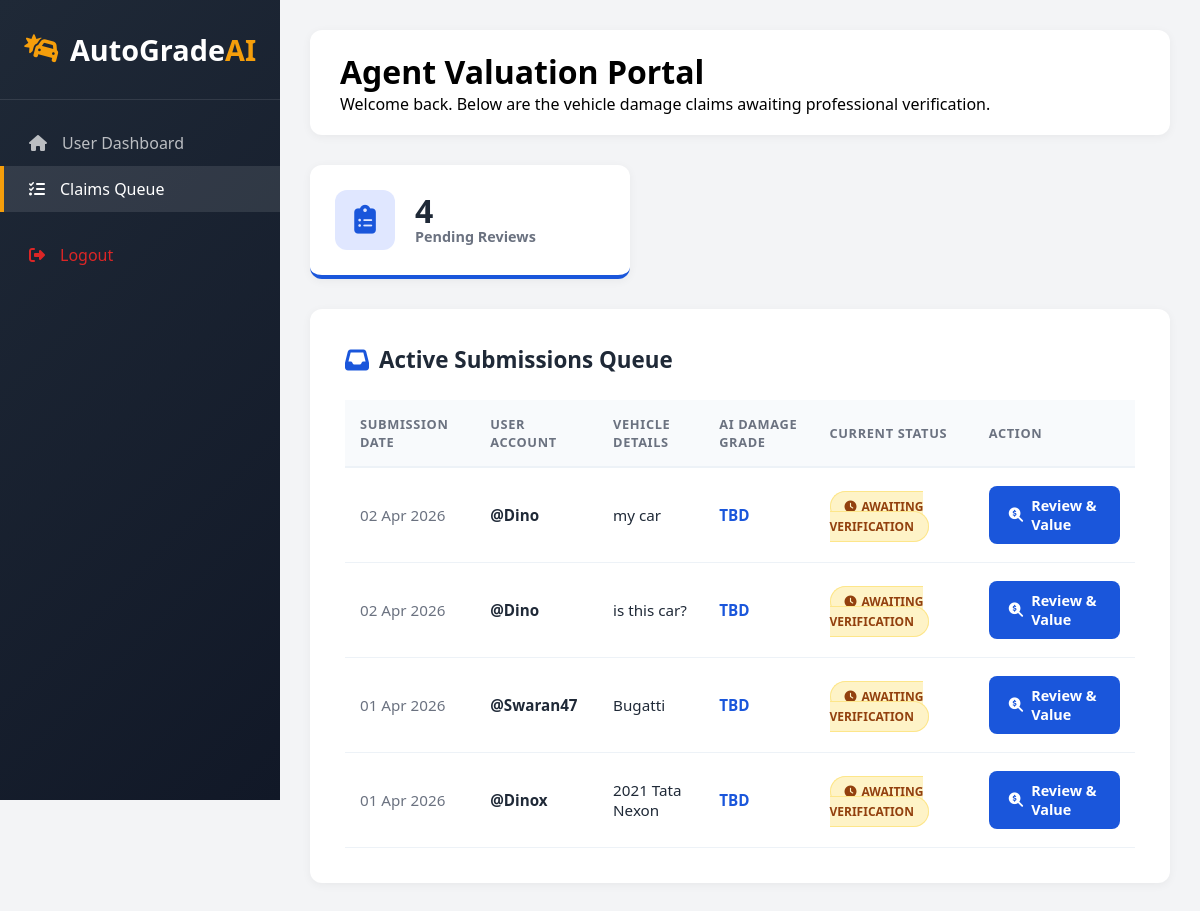
The page /agent-portal/ (signed in) on the database as committed earlier.
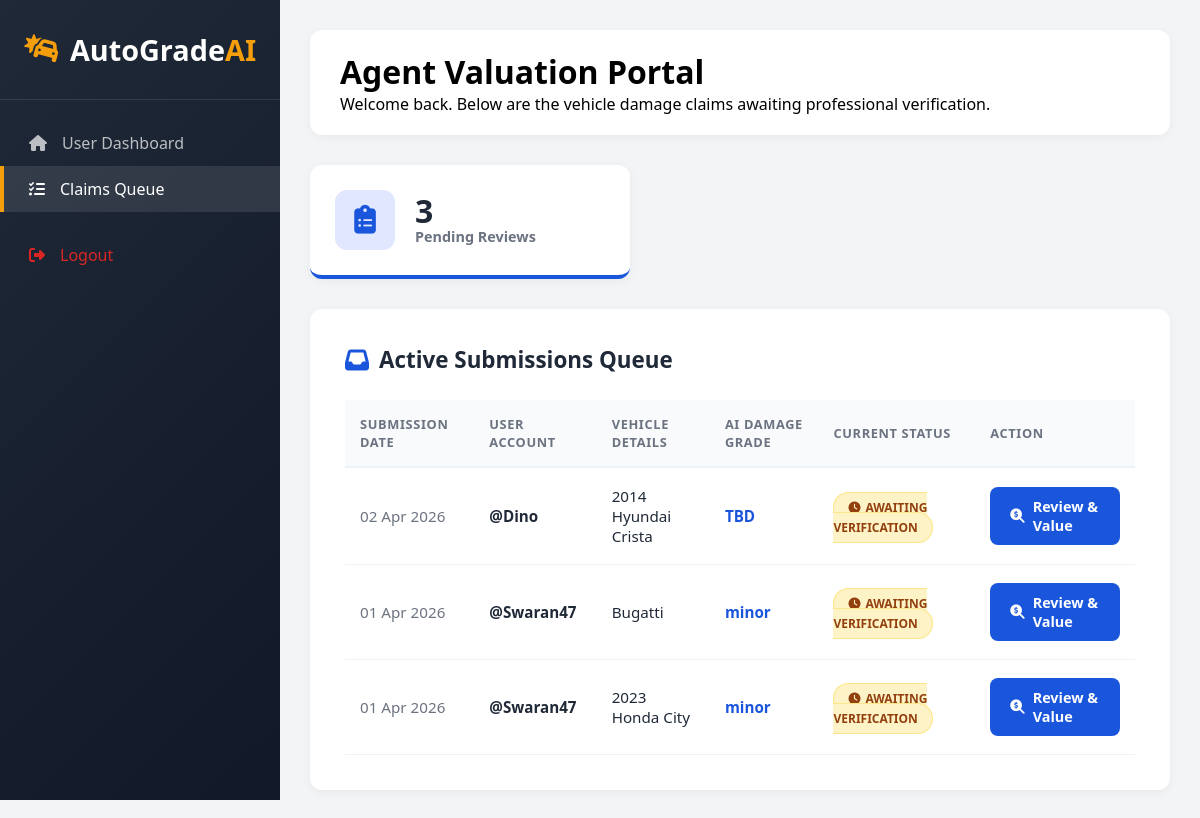
The same page on the database as committed later.
### my_admin/models.py (models this page shows, shortened)
class DamageAnalysis(models.Model):
    user = models.ForeignKey(User, on_delete=models.CASCADE, related_name='client_claims')
    agent = models.ForeignKey(
        User,
        on_delete=models.SET_NULL,
        null=True,
        blank=True,
        related_name='assigned_claims'
    )
    car_details = models.CharField(max_length=100)
    status = models.CharField(max_length=20, default='Pending')  # Pending, Approved, Rejected, Appealed
    damage_level = models.CharField(max_length=20, default='TBD')
    date_analyzed = models.DateTimeField(auto_now_add=True)  # Set once on creation
    updated_at = models.DateTimeField(auto_now=True)  # Updates every time .save() is called
    market_value = models.DecimalField(max_digits=12, decimal_places=2, null=True, blank=True)
    minor_coeff = models.FloatField(null=True, blank=True, default=0.025)
    moderate_coeff = models.FloatField(null=True, blank=True, default=0.05)
    major_coeff = models.FloatField(null=True, blank=True, default=0.1)
    estimated_claim = models.DecimalField(max_digits=12, decimal_places=2, null=True, blank=True)
    agent_comment = models.TextField(null=True, blank=True)
    user_appeal_reason = models.TextField(null=True, blank=True)
    appeal_count = models.IntegerField(default=0)  # Tracks 1st and 2nd re-evaluation requests

### my_admin/views.py (the view)
# urls.py: path('agent-portal/', views.agent_dashboard, name='agent_dashboard'),
@login_required
@user_passes_test(is_agent, login_url='admin_dashboard')
def agent_dashboard(request):
    assigned_claims = DamageAnalysis.objects.filter(status='Pending').order_by('-updated_at')
    return render(request, "AgentDashboard.html", {'claims': assigned_claims})

### my_admin/views.py (called while the page is built)
def is_agent(user):
    try:
        return user.userprofile.role == 'Agent' or user.is_superuser
    except UserProfile.DoesNotExist:
        return False

### my_admin/templates/AgentDashboard.html (shortened to what this page needs)
<!DOCTYPE html>
<html lang="en">
<head>
    <link rel="stylesheet" href="https://cdnjs.cloudflare.com/ajax/libs/font-awesome/6.4.0/css/all.min.css">
</head>
<body>
    <div class="sidebar">
        <div class="sidebar-header">
            <div class="logo"><i class="fas fa-car-crash"></i><span>AutoGrade<span>AI</span></span></div>
        </div>
        <div class="nav-menu">
            <a href="{% url 'admin_dashboard' %}" class="nav-item"><i class="fas fa-home"></i><span>User Dashboard</span></a>
            <a href="{% url 'agent_dashboard' %}" class="nav-item active"><i class="fas fa-tasks"></i><span>Claims Queue</span></a>
            <a href="{% url 'my_logout' %}" class="nav-item" style="color: var(--danger); margin-top: 20px;">
                <i class="fas fa-sign-out-alt"></i><span>Logout</span>
            </a>
        </div>
    </div>
    <div class="main-content">
        <div class="top-bar">
            <h1>Agent Valuation Portal</h1>
            <p>Welcome back. Below are the vehicle damage claims awaiting professional verification.</p>
        </div>
        <div class="stats-container">
            <div class="stat-card">
                <div class="stat-icon"><i class="fas fa-clipboard-list"></i></div>
                <div>
                    <div class="stat-value">{{ claims|length }}</div>
                    <div class="stat-label">Pending Reviews</div>
                </div>
            </div>
        </div>
        <div class="table-container">
            <div class="table-header">
                <i class="fas fa-inbox" style="color: var(--primary); font-size: 1.5rem;"></i>
                <h2>Active Submissions Queue</h2>
            </div>
            <table>
                <thead>
                    <tr>
                        <th>Submission Date</th>
                        <th>User Account</th>
                        <th>Vehicle Details</th>
                        <th>AI Damage Grade</th>
                        <th>Current Status</th>
                        <th>Action</th>
                    </tr>
                </thead>
                <tbody>
                    {% for claim in claims %}
                    <tr>
                        <td style="color: var(--gray);">{{ claim.date_analyzed|date:"d M Y" }}</td>
                        <td style="font-weight: 700;">@{{ claim.user.username }}</td>
                        <td>{{ claim.car_details }}</td>
                        <td>
                            <strong style="color: var(--primary);">{{ claim.damage_level|default:"TBD" }}</strong>
                        </td>
                        <td><span class="badge badge-pending"><i class="fas fa-clock" style="margin-right: 5px;"></i>AWAITING VERIFICATION</span></td>
                        <td>
                            <a href="{% url 'review_claim' claim.id %}" class="btn-review">
                                <i class="fas fa-search-dollar"></i> Review & Value
                            </a>
                        </td>
                    </tr>
                    {% endfor %}
                </tbody>
            </table>
        </div>
    </div>
</body>
</html>

Rows that differ between the two databases and show on the page:
no longer on this page (row edited): DamageAnalysis: date_analyzed "02 Apr 2026", user.username "Dino", car_details "my car", damage_level "TBD"
no longer on this page (row edited): DamageAnalysis: date_analyzed "01 Apr 2026", user.username "Dinox", car_details "2021 Tata Nexon", damage_level "TBD"
changed DamageAnalysis "TBD": car_details "is this car?" → "2014 Hyundai Crista"
changed DamageAnalysis "Bugatti": damage_level "TBD" → "minor"
now on this page (row edited): DamageAnalysis: date_analyzed "01 Apr 2026", user.username "Swaran47", car_details "2023 Honda City", damage_level "minor"
Other text that changed with them:
{{ claims|length }}: "4" → "3"
